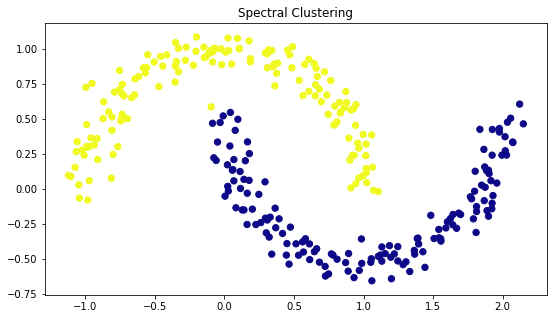

Generate this figure with Python:
#Ejemplo para Spectral Clustering con puntos de datos generados aleatoriamente en forma de media luna.

#Importamos las librerías necesarias para nuestro ejemplo.
import matplotlib.pyplot as plt
from sklearn.datasets import make_moons
from sklearn.cluster import SpectralClustering

#Generamos los datos aleatoriamente en forma de media luna y los mostramos en gráfico
random_state = 21
X, y = make_moons(300, noise=.08)
fig, ax = plt.subplots(figsize=(9,5))
ax.set_title('Datos tipo media luna')
ax.scatter(X[:, 0], X[:, 1],s=30)
plt.show()

#Definimos el modelo Spectral Clustering. Número de clúster y el tipo de afinidad, en este caso KNN
spectral = SpectralClustering(
    n_clusters=2,
    affinity='nearest_neighbors',
    n_neighbors=15,
    assign_labels='kmeans')

#Ajustamos los datos al modelo.
etiquetas = spectral.fit_predict(X)

#Mostramos los datos agrupados con Spectral Clustering
fig, ax = plt.subplots(figsize=(9,5))
ax.set_title('Spectral Clustering')
plt.scatter(X[:, 0], X[:, 1], c=etiquetas, s=40, cmap='plasma')
plt.show()

#Mostramos los datos agrupados con Spectral Clustering
from sklearn.cluster import KMeans
Clusters = KMeans(n_clusters=2).fit(X)
etiquetas_clust = Clusters.predict(X)
plt.title('K - Means')
plt.scatter(X[:, 0], X[:, 1], c=etiquetas_clust, s=40, cmap='plasma')
plt.show()
